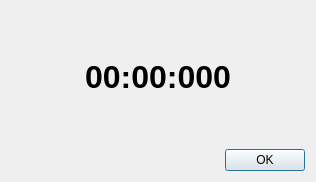
<?xml version="1.0" encoding="UTF-8"?>
<ui version="4.0">
 <class>Dialog</class>
 <widget class="QDialog" name="Dialog">
  <property name="geometry">
   <rect>
    <x>0</x>
    <y>0</y>
    <width>316</width>
    <height>182</height>
   </rect>
  </property>
  <property name="windowTitle">
   <string>Dialog</string>
  </property>
  <layout class="QVBoxLayout" name="verticalLayout">
   <item>
    <widget class="QLabel" name="label">
     <property name="font">
      <font>
       <pointsize>24</pointsize>
       <weight>75</weight>
       <bold>true</bold>
      </font>
     </property>
     <property name="text">
      <string>00:00:000</string>
     </property>
     <property name="alignment">
      <set>Qt::AlignCenter</set>
     </property>
    </widget>
   </item>
   <item>
    <widget class="QDialogButtonBox" name="buttonBox">
     <property name="standardButtons">
      <set>QDialogButtonBox::Ok</set>
     </property>
    </widget>
   </item>
  </layout>
 </widget>
 <resources/>
 <connections/>
</ui>
